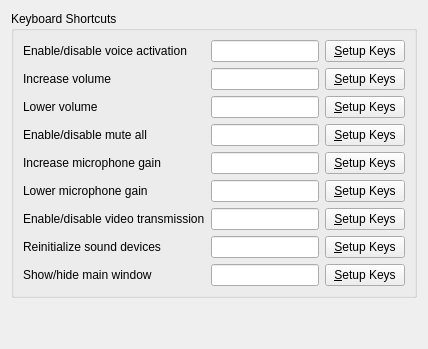
     <widget class="QWidget" name="shortcutsTab">
      <attribute name="title">
       <string>Shortcuts</string>
      </attribute>
      <layout class="QVBoxLayout" name="verticalLayout_10">
       <item>
        <widget class="QGroupBox" name="groupBox_7">
         <property name="title">
          <string>Keyboard Shortcuts</string>
         </property>
         <layout class="QVBoxLayout" name="verticalLayout_11">
          <item>
           <layout class="QGridLayout" name="gridLayout_5">
            <item row="0" column="0">
             <widget class="QLabel" name="label_25">
              <property name="text">
               <string>Enable/disable voice activation</string>
              </property>
              <property name="buddy">
               <cstring>voiceactEdit</cstring>
              </property>
             </widget>
            </item>
            <item row="0" column="1">
             <widget class="QLineEdit" name="voiceactEdit">
              <property name="readOnly">
               <bool>true</bool>
              </property>
             </widget>
            </item>
            <item row="0" column="2">
             <widget class="QPushButton" name="voiceactButton">
              <property name="text">
               <string>&amp;Setup Keys</string>
              </property>
              <property name="checkable">
               <bool>true</bool>
              </property>
             </widget>
            </item>
            <item row="1" column="0">
             <widget class="QLabel" name="label_26">
              <property name="text">
               <string>Increase volume</string>
              </property>
              <property name="buddy">
               <cstring>volumeincEdit</cstring>
              </property>
             </widget>
            </item>
            <item row="1" column="1">
             <widget class="QLineEdit" name="volumeincEdit">
              <property name="readOnly">
               <bool>true</bool>
              </property>
             </widget>
            </item>
            <item row="1" column="2">
             <widget class="QPushButton" name="volumeincButton">
              <property name="text">
               <string>&amp;Setup Keys</string>
              </property>
              <property name="checkable">
               <bool>true</bool>
              </property>
             </widget>
            </item>
            <item row="2" column="0">
             <widget class="QLabel" name="label_27">
              <property name="text">
               <string>Lower volume</string>
              </property>
              <property name="buddy">
               <cstring>volumedecEdit</cstring>
              </property>
             </widget>
            </item>
            <item row="2" column="1">
             <widget class="QLineEdit" name="volumedecEdit">
              <property name="readOnly">
               <bool>true</bool>
              </property>
             </widget>
            </item>
            <item row="2" column="2">
             <widget class="QPushButton" name="volumedecButton">
              <property name="text">
               <string>&amp;Setup Keys</string>
              </property>
              <property name="checkable">
               <bool>true</bool>
              </property>
             </widget>
            </item>
            <item row="3" column="0">
             <widget class="QLabel" name="label_28">
              <property name="text">
               <string>Enable/disable mute all</string>
              </property>
              <property name="buddy">
               <cstring>muteallEdit</cstring>
              </property>
             </widget>
            </item>
            <item row="3" column="1">
             <widget class="QLineEdit" name="muteallEdit">
              <property name="readOnly">
               <bool>true</bool>
              </property>
             </widget>
            </item>
            <item row="3" column="2">
             <widget class="QPushButton" name="muteallButton">
              <property name="text">
               <string>&amp;Setup Keys</string>
              </property>
              <property name="checkable">
               <bool>true</bool>
              </property>
             </widget>
            </item>
            <item row="4" column="0">
             <widget class="QLabel" name="label_29">
              <property name="text">
               <string>Increase microphone gain</string>
              </property>
              <property name="buddy">
               <cstring>voicegainincEdit</cstring>
              </property>
             </widget>
            </item>
            <item row="4" column="1">
             <widget class="QLineEdit" name="voicegainincEdit">
              <property name="readOnly">
               <bool>true</bool>
              </property>
             </widget>
            </item>
            <item row="4" column="2">
             <widget class="QPushButton" name="voicegainincButton">
              <property name="text">
               <string>&amp;Setup Keys</string>
              </property>
              <property name="checkable">
               <bool>true</bool>
              </property>
             </widget>
            </item>
            <item row="5" column="0">
             <widget class="QLabel" name="label_30">
              <property name="text">
               <string>Lower microphone gain</string>
              </property>
              <property name="buddy">
               <cstring>voicegaindecEdit</cstring>
              </property>
             </widget>
            </item>
            <item row="5" column="1">
             <widget class="QLineEdit" name="voicegaindecEdit">
              <property name="readOnly">
               <bool>true</bool>
              </property>
             </widget>
            </item>
            <item row="5" column="2">
             <widget class="QPushButton" name="voicegaindecButton">
              <property name="text">
               <string>&amp;Setup Keys</string>
              </property>
              <property name="checkable">
               <bool>true</bool>
              </property>
             </widget>
            </item>
            <item row="6" column="0">
             <widget class="QLabel" name="label_6">
              <property name="text">
               <string>Enable/disable video transmission</string>
              </property>
              <property name="buddy">
               <cstring>videotxEdit</cstring>
              </property>
             </widget>
            </item>
            <item row="6" column="1">
             <widget class="QLineEdit" name="videotxEdit">
              <property name="readOnly">
               <bool>true</bool>
              </property>
             </widget>
            </item>
            <item row="6" column="2">
             <widget class="QPushButton" name="videotxButton">
              <property name="text">
               <string>&amp;Setup Keys</string>
              </property>
              <property name="checkable">
               <bool>true</bool>
              </property>
             </widget>
            </item>
            <item row="7" column="0">
             <widget class="QLabel" name="label_44">
              <property name="text">
               <string>Reinitialize sound devices</string>
              </property>
              <property name="buddy">
               <cstring>initsoundEdit</cstring>
              </property>
             </widget>
            </item>
            <item row="7" column="1">
             <widget class="QLineEdit" name="initsoundEdit">
              <property name="readOnly">
               <bool>true</bool>
              </property>
             </widget>
            </item>
            <item row="7" column="2">
             <widget class="QPushButton" name="initsoundButton">
              <property name="text">
               <string>&amp;Setup Keys</string>
              </property>
              <property name="checkable">
               <bool>true</bool>
              </property>
             </widget>
            </item>
            <item row="8" column="0">
             <widget class="QLabel" name="label_46">
              <property name="text">
               <string>Show/hide main window</string>
              </property>
              <property name="buddy">
               <cstring>showhideEdit</cstring>
              </property>
             </widget>
            </item>
            <item row="8" column="1">
             <widget class="QLineEdit" name="showhideEdit">
              <property name="readOnly">
               <bool>true</bool>
              </property>
             </widget>
            </item>
            <item row="8" column="2">
             <widget class="QPushButton" name="showhideButton">
              <property name="text">
               <string>&amp;Setup Keys</string>
              </property>
              <property name="checkable">
               <bool>true</bool>
              </property>
             </widget>
            </item>
           </layout>
          </item>
         </layout>
        </widget>
       </item>
       <item>
        <spacer name="verticalSpacer_4">
         <property name="orientation">
          <enum>Qt::Vertical</enum>
         </property>
         <property name="sizeHint" stdset="0">
          <size>
           <width>20</width>
           <height>40</height>
          </size>
         </property>
        </spacer>
       </item>
      </layout>
     </widget>
